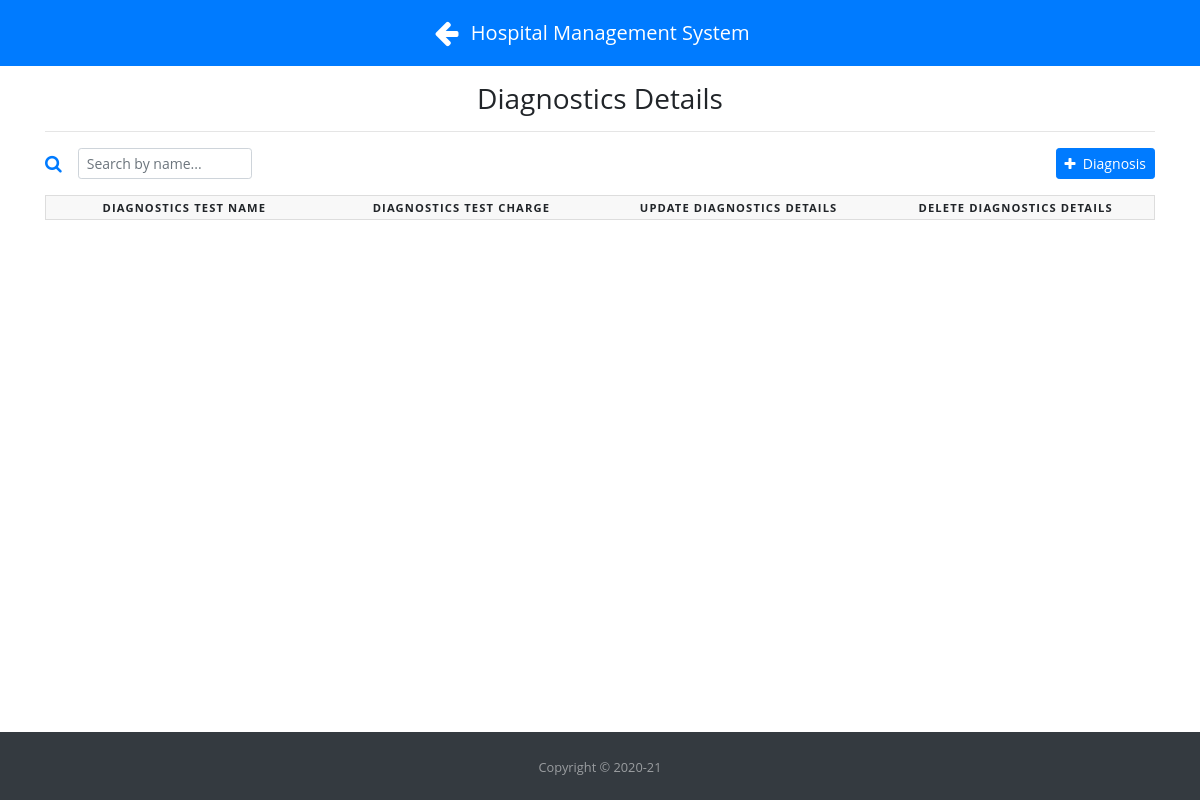
The page /diagDetails (signed in) on the database as committed earlier.
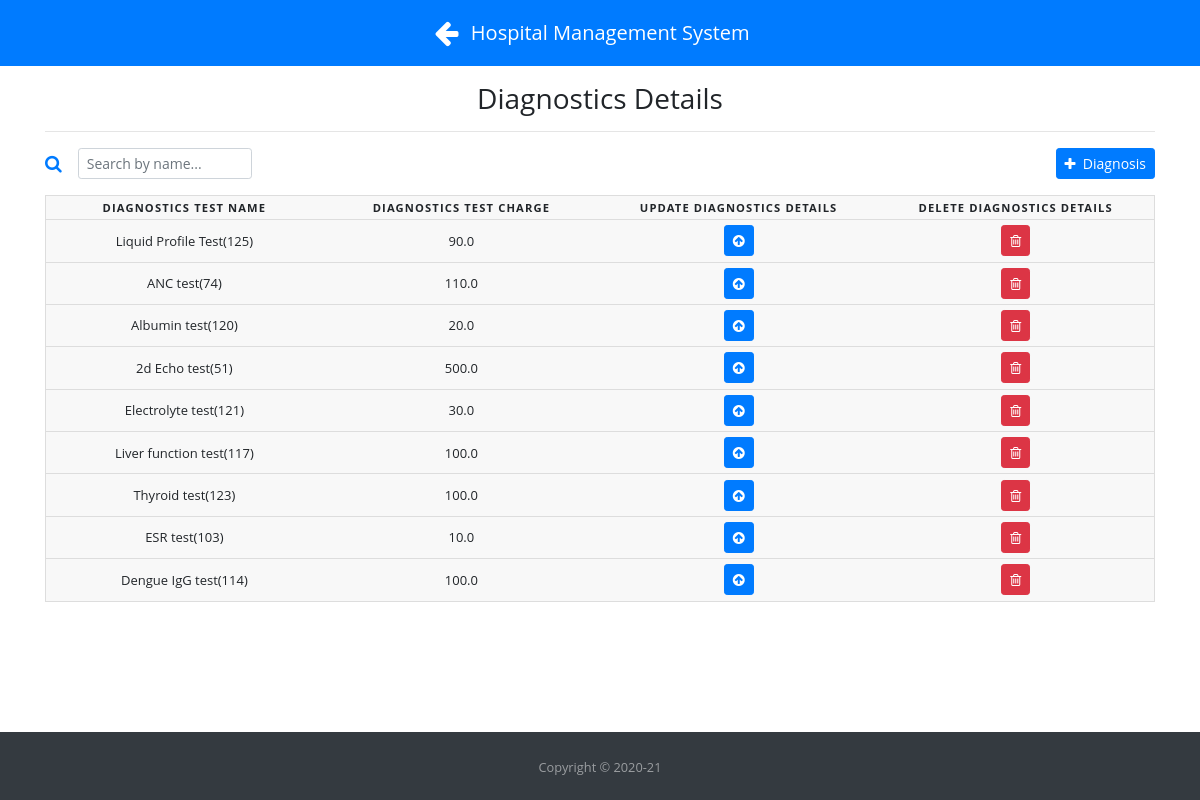
The same page on the database as committed later.
### app.py (models this page shows)
class Diagnostics(db.Model):
    test_Id = db.Column(db.Integer, primary_key=True)
    test_name = db.Column(db.String(50), unique=True, nullable=False)
    test_charges = db.Column(db.Float, nullable=False)

### app.py (the view)
@app.route('/diagDetails', methods=['GET', 'POST'])
def diagDetails():
    if 'loggedin' in session:
        all_diagnostics = Diagnostics.query.all()
        if request.method == 'POST' and 'name' in request.form \
            and 'charge' in request.form:
            test_name = request.form['name']
            test_charges = request.form['charge']
            diag = Diagnostics(test_name=test_name, test_charges=test_charges)
            db.session.add(diag)
            db.session.commit()
            flash('Diagnosis added successfully', category='info')
            return redirect(url_for('diagDetails'))
        else:
            return render_template('diagDetails.html', all_diagnostics=all_diagnostics)
    else:
        flash('Please Sign-in first!', category='warning')
        return redirect(url_for('index'))

### templates/diagDetails.html (shortened to what this page needs)
{% extends "base.html" %}
{% block head %}
<link rel="stylesheet" href="{{ url_for('static', filename='css/floating-labels.css') }}">
<link rel="stylesheet" href="{{ url_for('static', filename='css/ResponsiveTable.css') }}">
{% endblock %}
{% block body %}
    <div class="mb-2 mt-3 text-center">
        <h1 class="h3 mb-3 font-weight-normal">Diagnostics Details</h1>
        <hr>
    </div>
    <div class="title mt-3">
        <h3 style="display:inline-flex;">
            <form class="form-inline active-cyan-3 active-cyan-4">
                <i class="fa fa-search text-primary" style="font-size: large;" aria-hidden="true"></i>
                <input class="form-control form-control-sm ml-3 w-75" type="text" id="searchField" onkeyup="searchFunction()" title="Type in Diagnosis Name" placeholder="Search by name..." aria-label="Search">
            </form>
        </h3>
        <a href="#" data-toggle="modal" data-target="#addDiagnosis" class="btn btn-primary btn-sm text-white" style="display:inline-flex; float: right;"><i class="fa fa-plus mt-1"></i>&nbsp; Diagnosis</a>
    </div>
    <table class="mt-2 mb-3" id="diagnosisTable">
        <thead>
            <tr>
                <th scope="col">Diagnostics Test Name</th>
                <th scope="col">Diagnostics Test Charge</th>
                <th scope="col">Update Diagnostics Details</th>
                <th scope="col">Delete Diagnostics Details</th>
            </tr>
        </thead>
        <tbody>
            {% for diagnosis in all_diagnostics %}
                <tr>
                    <td data-label="Diagnostics Test Name">{{ diagnosis.test_name }}</td>
                    <td data-label="Diagnostics Test Charge">{{ diagnosis.test_charges }}</td>
                    <td data-label="Update Diagnostics Details"><a href="#" data-toggle="modal" data-target="#update{{ diagnosis.test_Id }}" class="btn btn-sm btn-primary text-white"><i class="fa fa-arrow-circle-up"></i></a></td>
                    <td data-label="Update Diagnostics Details"><a href="#" data-toggle="modal" data-target="#delete{{ diagnosis.test_Id }}" class="btn btn-sm btn-danger text-white"><i class="fa fa-trash-o"></i></a></td>
                </tr>
            {% endfor %}
        </tbody>
    </table>
{% endblock %}

### templates/base.html (shortened to what this page needs)
<!DOCTYPE html>
<html lang="en">
<head>
    <link rel="stylesheet" href="{{ url_for('static', filename='css/style.css') }}">
    <link rel="stylesheet" href="https://stackpath.bootstrapcdn.com/bootstrap/4.3.1/css/bootstrap.min.css"
>
    <link href="https://stackpath.bootstrapcdn.com/font-awesome/4.7.0/css/font-awesome.min.css" rel="stylesheet" type="text/css">
    {% block head %} {% endblock %}
</head>
<body class="d-flex flex-column">
    <nav class="navbar navbar-expand-md navbar-dark bg-primary justify-content-center">
      {% if not home and not index %}
        <h3 class="mt-2"><a href="{{ url_for('home') }}" style="color: white;"><i class="fa fa-arrow-left"></i></a></h3>
      {% endif %}
        <a class="navbar-brand" href="/">
          Hospital Management System
        </a>
    </nav>
    <div id="page-content">
        <div class="container">
            {% block body %} {% endblock %}
        </div>
    </div>
    <footer id="sticky-footer" class="py-4 bg-dark text-white-50">
        <div class="container text-center">
            <small>Copyright &copy; 2020-21</small>
        </div>
    </footer>
</body>
</html>

### static/css/style.css (style rules this page uses)
html, body { height: 100%; }
#page-content { flex: 1 0 auto; }
#sticky-footer { flex-shrink: none; }

### static/css/ResponsiveTable.css (style rules this page uses)
body { font-family: "Open Sans", sans-serif; line-height: 1.25; }
table { border: 1px solid #ccc; border-collapse: collapse; margin: 0; padding: 0; width: 100%; table-layout: fixed; }
table tr { background-color: #f8f8f8; border: 1px solid #ddd; padding: .35em; font-size: 13px; }
table th, table td { padding: .4em; text-align: center; }
table th { font-size: .7rem; letter-spacing: .1em; text-transform: uppercase; }

Rows that differ between the two databases and show on the page:
added Diagnostics: test_name "Liquid Profile Test(125)", test_charges "90.0"
added Diagnostics: test_name "ANC test(74)", test_charges "110.0"
added Diagnostics: test_name "Albumin test(120)", test_charges "20.0"
added Diagnostics: test_name "2d Echo test(51)", test_charges "500.0"
added Diagnostics: test_name "Electrolyte test(121)", test_charges "30.0"
added Diagnostics: test_name "Liver function test(117)", test_charges "100.0"
added Diagnostics: test_name "Thyroid test(123)", test_charges "100.0"
added Diagnostics: test_name "ESR test(103)", test_charges "10.0"
added Diagnostics: test_name "Dengue IgG test(114)", test_charges "100.0"
